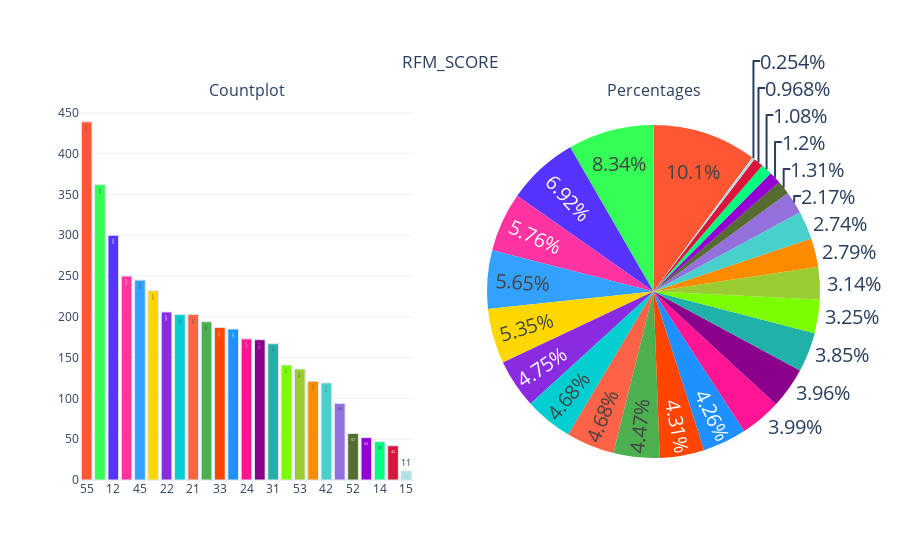

The notebook cell this image was saved under:
### Code cell
categorical_variable_summary(rfm, 'RFM_SCORE')

### Figure 1 — Plotly figure (JSON) as saved in the notebook; plotly's stock layout.template omitted (floating-point values rounded to 4 significant figures)
{"data": [{"marker": {"color": ["#FF5733", "#33FF57", "#5733FF", "#FF33A1", "#33A1FF", "#FFD700", "#8A2BE2", "#00CED1", "#FF6347", "#4CAF50", "#FF4500", "#1E90FF", "#FF1493", "#8B008B", "#20B2AA", "#7CFC00", "#9ACD32", "#FF8C00", "#48D1CC", "#9370DB", "#556B2F", "#9400D3", "#00FF7F", "#DC143C", "#B0E0E6", "#DAA520"], "line": {"color": "#DBE6EC", "width": 1}}, "showlegend": false, "text": ["439", "362", "300", "250", "245", "232", "206", "203", "203", "194", "187", "185", "173", "172", "167", "141", "136", "121", "119", "94", "57", "52", "47", "42", "11"], "textfont": {"size": 15}, "textposition": "auto", "type": "bar", "x": ["55", "11", "12", "44", "45", "23", "22", "34", "21", "54", "33", "32", "24", "43", "31", "13", "53", "35", "42", "41", "52", "25", "14", "51", "15"], "xaxis": "x", "y": [439, 362, 300, 250, 245, 232, 206, 203, 203, 194, 187, 185, 173, 172, 167, 141, 136, 121, 119, 94, 57, 52, 47, 42, 11], "yaxis": "y"}, {"domain": {"x": [0.55, 1], "y": [0, 1]}, "labels": ["55", "11", "12", "44", "45", "23", "22", "34", "21", "54", "33", "32", "24", "43", "31", "13", "53", "35", "42", "41", "52", "25", "14", "51", "15"], "marker": {"colors": ["#FF5733", "#33FF57", "#5733FF", "#FF33A1", "#33A1FF", "#FFD700", "#8A2BE2", "#00CED1", "#FF6347", "#4CAF50", "#FF4500", "#1E90FF", "#FF1493", "#8B008B", "#20B2AA", "#7CFC00", "#9ACD32", "#FF8C00", "#48D1CC", "#9370DB", "#556B2F", "#9400D3", "#00FF7F", "#DC143C", "#B0E0E6", "#DAA520"]}, "showlegend": false, "textfont": {"size": 20}, "textposition": "auto", "type": "pie", "values": [439, 362, 300, 250, 245, 232, 206, 203, 203, 194, 187, 185, 173, 172, 167, 141, 136, 121, 119, 94, 57, 52, 47, 42, 11]}], "layout": {"annotations": [{"font": {"size": 16}, "showarrow": false, "text": "Countplot", "x": 0.225, "xanchor": "center", "xref": "paper", "y": 1, "yanchor": "bottom", "yref": "paper"}, {"font": {"size": 16}, "showarrow": false, "text": "Percentages", "x": 0.775, "xanchor": "center", "xref": "paper", "y": 1, "yanchor": "bottom", "yref": "paper"}], "title": {"text": "RFM_SCORE", "x": 0.5, "xanchor": "center", "y": 0.9, "yanchor": "top"}, "xaxis": {"anchor": "y", "domain": [0, 0.45]}, "yaxis": {"anchor": "x", "domain": [0, 1]}}}
